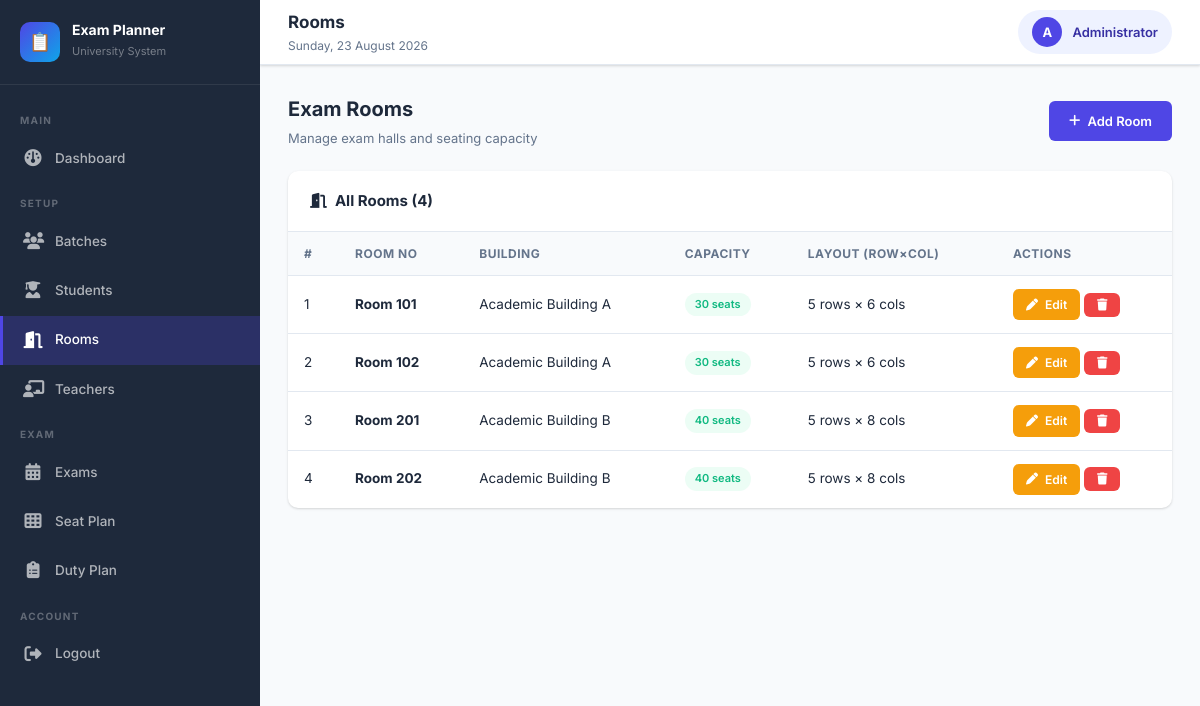
Screenshot of /modules/rooms/index.php (signed in) with the database file from the repository.
### tables this page shows
CREATE TABLE IF NOT EXISTS rooms (
    id INT AUTO_INCREMENT PRIMARY KEY,
    room_no VARCHAR(50) NOT NULL,
    building VARCHAR(100),
    capacity INT NOT NULL,
    `rows` INT NOT NULL DEFAULT 5,
    `cols` INT NOT NULL DEFAULT 6,
    created_at TIMESTAMP DEFAULT CURRENT_TIMESTAMP
);

### modules/rooms/index.php (the view, shortened to what this page needs)
<?php
require_once '../../config/db.php';
$rooms = $conn->query("SELECT * FROM rooms ORDER BY room_no ASC")->fetch_all(MYSQLI_ASSOC);
include '../../includes/header.php';
?>
<div class="page-title">
    <div><h2>Exam Rooms</h2><p>Manage exam halls and seating capacity</p></div>
    <a href="add.php" class="btn btn-primary"><i class="fa fa-plus"></i> Add Room</a>
</div>
<div class="card">
    <div class="card-header"><h4><i class="fa fa-door-open"></i> All Rooms (<?= count($rooms) ?>)</h4></div>
    <div class="table-wrapper">
        <?php if (empty($rooms)): ?>
            <div class="empty-state">
                <div class="empty-icon">🚪</div>
                <h4>No Rooms Yet</h4>
                <a href="add.php" class="btn btn-primary">Add First Room</a>
            </div>
        <?php else: ?>
        <table>
            <thead><tr><th>#</th><th>Room No</th><th>Building</th><th>Capacity</th><th>Layout (Row×Col)</th><th>Actions</th></tr></thead>
            <tbody>
            <?php foreach ($rooms as $i => $r): ?>
            <tr>
                <td><?= $i+1 ?></td>
                <td><strong>Room <?= htmlspecialchars($r['room_no']) ?></strong></td>
                <td><?= htmlspecialchars($r['building'] ?? '-') ?></td>
                <td><span class="badge badge-success"><?= $r['capacity'] ?> seats</span></td>
                <td><?= $r['rows'] ?> rows × <?= $r['cols'] ?> cols</td>
                <td>
                    <a href="edit.php?id=<?= $r['id'] ?>" class="btn btn-warning btn-sm"><i class="fa fa-pen"></i> Edit</a>
                    <button onclick="confirmDelete('index.php?delete=<?= $r['id'] ?>', 'Room <?= $r['room_no'] ?>')" class="btn btn-danger btn-sm"><i class="fa fa-trash"></i></button>
                </td>
            </tr>
            <?php endforeach; ?>
            </tbody>
        </table>
        <?php endif; ?>
    </div>
</div>
<?php include '../../includes/footer.php'; ?>

### assets/css/style.css (style rules this page uses)
:root { --primary: #4F46E5; --primary-dark: #3730A3; --primary-light: #EEF2FF; --secondary: #0EA5E9; --success: #10B981; --warning: #F59E0B; --danger: #EF4444; --dark: #1E293B; --gray: #64748B; --light: #F8FAFC; --border: #E2E8F0; --white: #FFFFFF; --sidebar-width: 260px; --header-height: 65px; --shadow: 0 1px 3px rgba(0,0,0,0.1), 0 1px 2px rgba(0,0,0,0.06); --shadow-md: 0 4px 6px -1px rgba(0,0,0,0.1), 0 2px 4px -1px rgba(0,0,0,0.06); --shadow-lg: 0 10px 15px -3px rgba(0,0,0,0.1), 0 4px 6px -2px rgba(0,0,0,0.05); --radius: 10px; --radius-sm: 6px; }
* { margin: 0; padding: 0; box-sizing: border-box; }
body { font-family: 'Inter', sans-serif; background: var(--light); color: var(--dark); font-size: 14px; line-height: 1.6; }
.btn { display: inline-flex; align-items: center; gap: 7px; padding: 10px 20px; border-radius: var(--radius-sm); font-size: 13px; font-weight: 600; font-family: 'Inter', sans-serif; cursor: pointer; border: none; transition: all 0.2s; text-decoration: none; }
.btn-primary { background: var(--primary); color: white; }
.btn-danger { background: var(--danger); color: white; }
.btn-warning { background: var(--warning); color: white; }
.btn-sm { padding: 6px 13px; font-size: 12px; }
.card { background: var(--white); border-radius: var(--radius); box-shadow: var(--shadow); overflow: hidden; }
.card-header { padding: 18px 22px; border-bottom: 1px solid var(--border); display: flex; align-items: center; justify-content: space-between; flex-wrap: wrap; gap: 10px; }
.card-header h4 { font-size: 15px; font-weight: 700; color: var(--dark); display: flex; align-items: center; gap: 8px; }
.table-wrapper { overflow-x: auto; }
table { width: 100%; border-collapse: collapse; font-size: 13.5px; }
thead th { background: var(--light); padding: 12px 16px; text-align: left; font-size: 12px; font-weight: 700; text-transform: uppercase; letter-spacing: 0.5px; color: var(--gray); border-bottom: 1px solid var(--border); }
tbody td { padding: 13px 16px; border-bottom: 1px solid var(--border); color: var(--dark); vertical-align: middle; }
tbody tr:last-child td { border-bottom: none; }
.badge { display: inline-flex; align-items: center; padding: 3px 10px; border-radius: 20px; font-size: 11px; font-weight: 600; }
.badge-success { background: #ECFDF5; color: var(--success); }
.page-title { margin-bottom: 22px; display: flex; align-items: center; justify-content: space-between; flex-wrap: wrap; gap: 12px; }
.page-title h2 { font-size: 20px; font-weight: 700; color: var(--dark); }
.page-title p { font-size: 13px; color: var(--gray); margin-top: 3px; }

### rows the page displays
rooms: room_no "101", building "Academic Building A", capacity "30", rows "5", cols "6"
rooms: room_no "102", building "Academic Building A", capacity "30", rows "5", cols "6"
rooms: room_no "201", building "Academic Building B", capacity "40", rows "5", cols "8"
rooms: room_no "202", building "Academic Building B", capacity "40", rows "5", cols "8"

### other values shown
$page_title "Rooms"
substr($_SESSION['admin_name'], 0, 1) "A"
$_SESSION['admin_name'] "Administrator"
count($rooms) "4"
